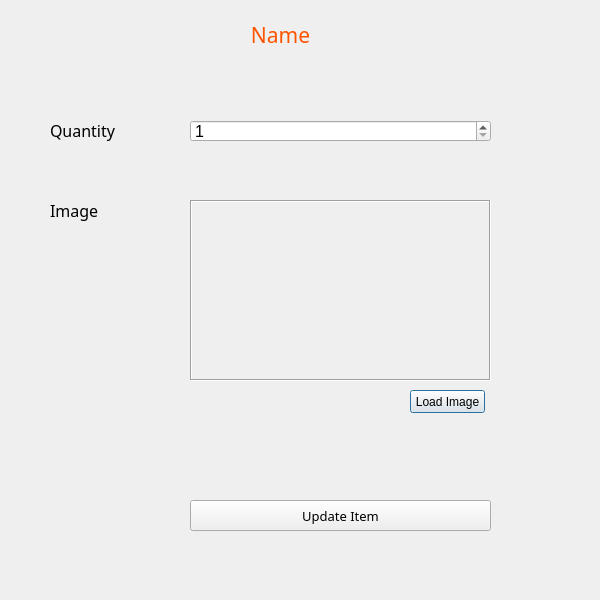
<?xml version="1.0" encoding="UTF-8"?>
<ui version="4.0">
 <class>UpdateItemDialog</class>
 <widget class="QDialog" name="UpdateItemDialog">
  <property name="geometry">
   <rect>
    <x>0</x>
    <y>0</y>
    <width>600</width>
    <height>600</height>
   </rect>
  </property>
  <property name="windowTitle">
   <string>Dialog</string>
  </property>
  <widget class="QLabel" name="label">
   <property name="geometry">
    <rect>
     <x>240</x>
     <y>10</y>
     <width>81</width>
     <height>51</height>
    </rect>
   </property>
   <property name="font">
    <font>
     <family>Montserrat Light</family>
     <pointsize>16</pointsize>
    </font>
   </property>
   <property name="text">
    <string>&lt;html&gt;&lt;head/&gt;&lt;body&gt;&lt;p align=&quot;center&quot;&gt;&lt;span style=&quot; color:#ff5500;&quot;&gt;Name&lt;/span&gt;&lt;/p&gt;&lt;/body&gt;&lt;/html&gt;</string>
   </property>
  </widget>
  <widget class="QLabel" name="label_2">
   <property name="geometry">
    <rect>
     <x>50</x>
     <y>120</y>
     <width>101</width>
     <height>21</height>
    </rect>
   </property>
   <property name="font">
    <font>
     <family>Montserrat</family>
     <pointsize>12</pointsize>
    </font>
   </property>
   <property name="text">
    <string>Quantity</string>
   </property>
  </widget>
  <widget class="QSpinBox" name="UspinBox">
   <property name="geometry">
    <rect>
     <x>190</x>
     <y>120</y>
     <width>301</width>
     <height>22</height>
    </rect>
   </property>
   <property name="font">
    <font>
     <pointsize>12</pointsize>
    </font>
   </property>
   <property name="minimum">
    <number>1</number>
   </property>
  </widget>
  <widget class="QLabel" name="UImage">
   <property name="geometry">
    <rect>
     <x>190</x>
     <y>200</y>
     <width>301</width>
     <height>181</height>
    </rect>
   </property>
   <property name="frameShape">
    <enum>QFrame::Box</enum>
   </property>
   <property name="frameShadow">
    <enum>QFrame::Sunken</enum>
   </property>
   <property name="text">
    <string/>
   </property>
  </widget>
  <widget class="QLabel" name="label_3">
   <property name="geometry">
    <rect>
     <x>50</x>
     <y>200</y>
     <width>61</width>
     <height>21</height>
    </rect>
   </property>
   <property name="font">
    <font>
     <family>Montserrat</family>
     <pointsize>12</pointsize>
    </font>
   </property>
   <property name="text">
    <string>Image</string>
   </property>
  </widget>
  <widget class="QPushButton" name="ULoadImage">
   <property name="geometry">
    <rect>
     <x>410</x>
     <y>390</y>
     <width>75</width>
     <height>23</height>
    </rect>
   </property>
   <property name="text">
    <string>Load Image</string>
   </property>
  </widget>
  <widget class="QPushButton" name="Updatebutton">
   <property name="geometry">
    <rect>
     <x>190</x>
     <y>500</y>
     <width>301</width>
     <height>31</height>
    </rect>
   </property>
   <property name="font">
    <font>
     <family>Montserrat Light</family>
     <pointsize>10</pointsize>
    </font>
   </property>
   <property name="text">
    <string>Update Item</string>
   </property>
  </widget>
 </widget>
 <resources/>
 <connections/>
</ui>
